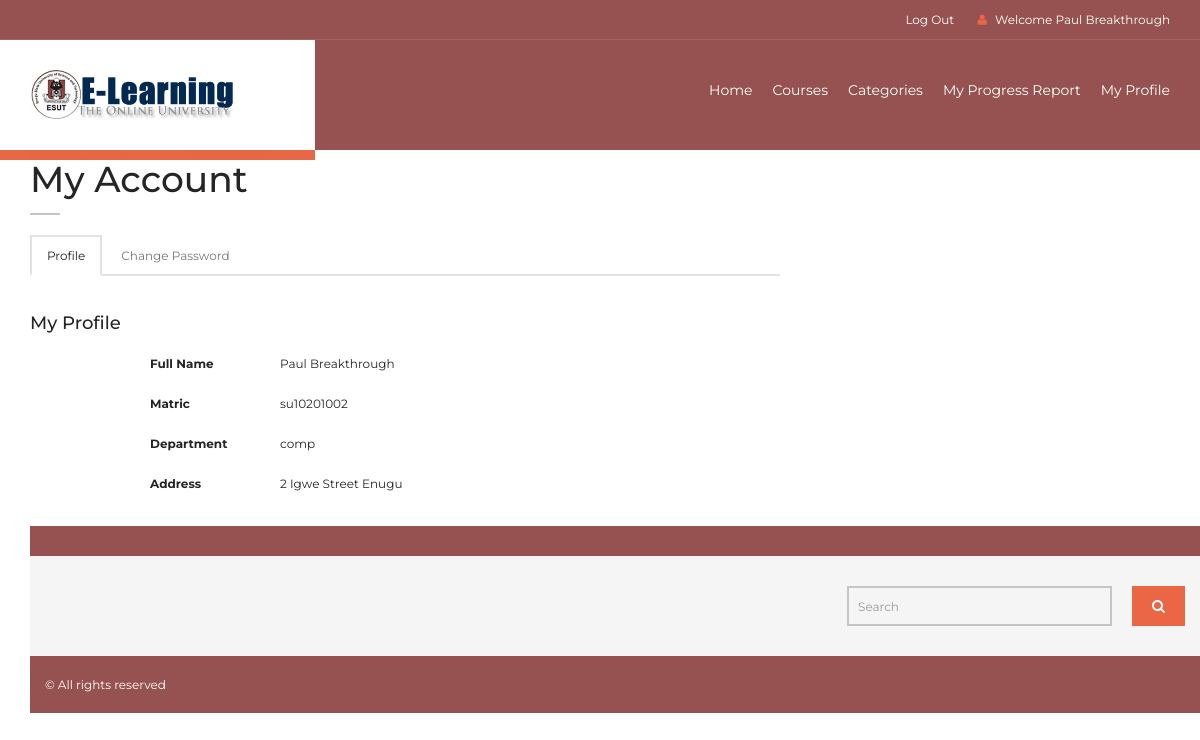
Page /account.php (signed in) on the committed database.
### tables this page shows
CREATE TABLE `student` (
  `id` int(11) NOT NULL,
  `name` varchar(60) NOT NULL,
  `address` varchar(60) NOT NULL,
  `age` varchar(60) NOT NULL,
  `dept` varchar(60) NOT NULL,
  `matric_no` varchar(60) NOT NULL,
  `username` varchar(60) NOT NULL,
  `password` varchar(60) NOT NULL,
  `dob` varchar(60) NOT NULL
);

### account.php (the view, shortened to what this page needs)
<?php include 'includes/header.php'; ?>
    <div class="background">
    </div>
</div>
<div id="page-content">
    <div class="container">
        <header><h1>My Account</h1></header>
        <div class="row">
            <div class="col-md-8">
                <section id="my-account">
                    <ul class="nav nav-tabs" id="tabs">
                        <li class="active"><a href="#tab-profile" data-toggle="tab">Profile</a></li>
                        <li><a href="#tab-change-password" data-toggle="tab">Change Password</a></li>
                    </ul>
                    <div class="tab-content my-account-tab-content">
                        <div class="tab-pane active" id="tab-profile">
                            <section id="my-profile">
                                <header><h3>My Profile</h3></header>
                                <div class="my-profile">
                                    <article>
                                    	 <?php
                                    	 include 'admin/includes/connection.php';
                                    	 $sn = $_SESSION['id'];
            $category = "select * from student where id = '$sn'";
            $run_category = mysqli_query($con,$category);
            while($category_row = mysqli_fetch_array($run_category)):
            $name = $category_row ['name'];
            $matric_no = $category_row ['matric_no'];
            $dept = $category_row ['dept'];
            $address = $category_row ['address'];
               ?>
                                        <div class="table-responsive">
                                            <table class="my-profile-table">
                                                <tbody>
                                                <tr>
                                                    <td class="title">Full Name</td>
                                                    <td>
                                                       <?php echo $name; ?>
                                                    </td>
                                                </tr>
                                                <tr>
                                                    <td class="title">Matric</td>
                                                    <td>
                                                        <?php echo $matric_no; ?></td>
                                                </tr>
                                                <tr>
                                                    <td class="title">Department</td>
                                                    <td>
                                                        <?php echo $dept; ?>
                                                    </td>
                                                </tr>
                                                <tr>
                                                    <td class="title">Address</td>
                                                    <td>
                                                        <?php echo $address; ?>
                                                    </td>
                                                </tr>
                                                </tbody>
                                            </table>
                                        </div>
                                    </article>
                                </div>
                            </section>
                        </div>
                                    <?php endwhile;?>
                    </div>
<?php include 'includes/footer.php'; ?>

### rows in the picture
student: name "Paul Breakthrough", matric_no "su10201002", dept "comp", address "2 Igwe Street Enugu"

### other values in the picture
$_SESSION['name'] "Paul Breakthrough"
